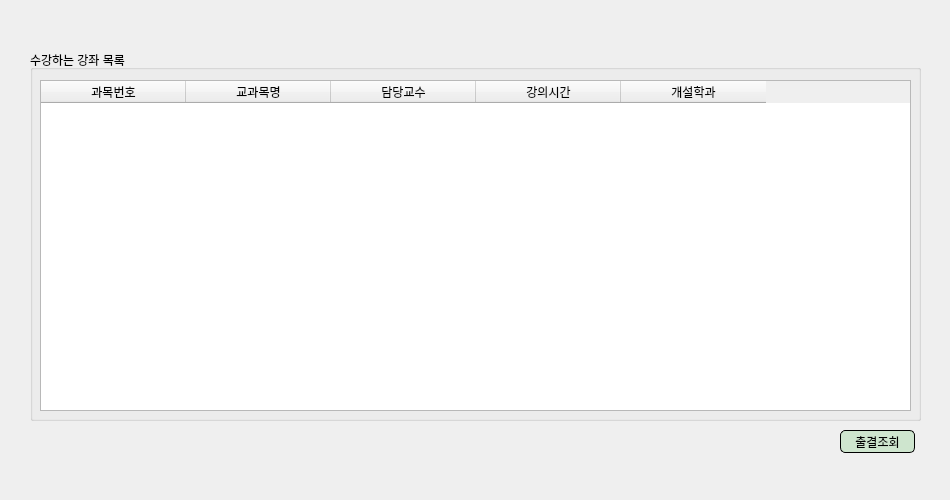
<?xml version="1.0" encoding="UTF-8"?>
<ui version="4.0">
 <class>Form</class>
 <widget class="QWidget" name="Form">
  <property name="geometry">
   <rect>
    <x>0</x>
    <y>0</y>
    <width>950</width>
    <height>500</height>
   </rect>
  </property>
  <property name="windowTitle">
   <string>Form</string>
  </property>
  <widget class="QGroupBox" name="groupBox_2">
   <property name="geometry">
    <rect>
     <x>30</x>
     <y>50</y>
     <width>891</width>
     <height>371</height>
    </rect>
   </property>
   <property name="title">
    <string>수강하는 강좌 목록</string>
   </property>
   <widget class="QTableWidget" name="lect_table">
    <property name="geometry">
     <rect>
      <x>10</x>
      <y>30</y>
      <width>871</width>
      <height>331</height>
     </rect>
    </property>
    <attribute name="horizontalHeaderCascadingSectionResizes">
     <bool>false</bool>
    </attribute>
    <attribute name="horizontalHeaderDefaultSectionSize">
     <number>145</number>
    </attribute>
    <attribute name="horizontalHeaderShowSortIndicator" stdset="0">
     <bool>false</bool>
    </attribute>
    <attribute name="horizontalHeaderStretchLastSection">
     <bool>false</bool>
    </attribute>
    <column>
     <property name="text">
      <string>과목번호</string>
     </property>
    </column>
    <column>
     <property name="text">
      <string>교과목명</string>
     </property>
    </column>
    <column>
     <property name="text">
      <string>담당교수</string>
     </property>
    </column>
    <column>
     <property name="text">
      <string>강의시간</string>
     </property>
    </column>
    <column>
     <property name="text">
      <string>개설학과</string>
     </property>
    </column>
   </widget>
  </widget>
  <widget class="QPushButton" name="checkAttndButton">
   <property name="geometry">
    <rect>
     <x>840</x>
     <y>430</y>
     <width>75</width>
     <height>23</height>
    </rect>
   </property>
   <property name="styleSheet">
    <string notr="true">background:rgb(206, 229, 206);
color:black;
border-color:(0, 0, 0);
border-style:solid;
border-width:1px;
border-radius:5px;</string>
   </property>
   <property name="text">
    <string>출결조회</string>
   </property>
  </widget>
 </widget>
 <resources/>
 <connections/>
</ui>
